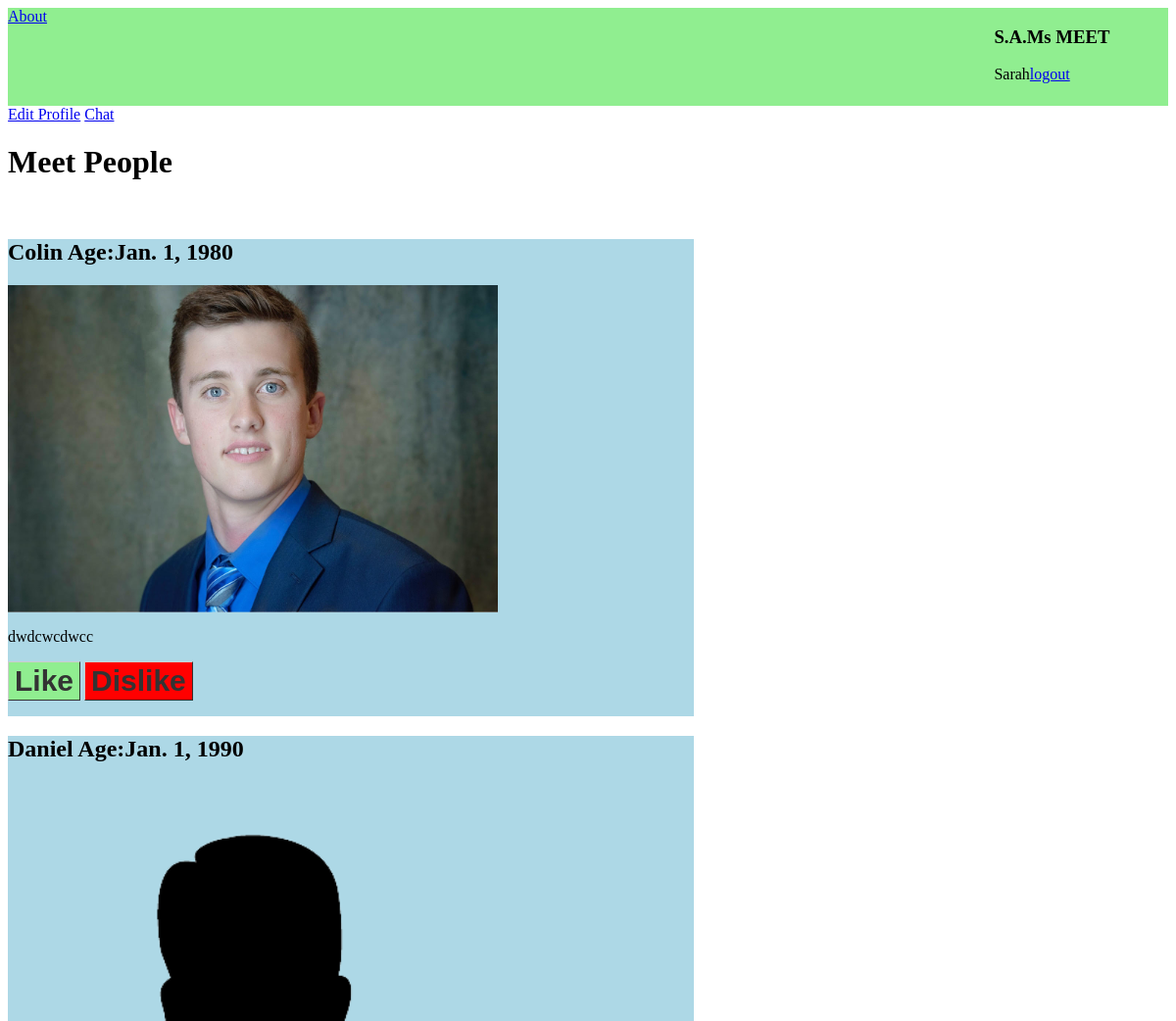
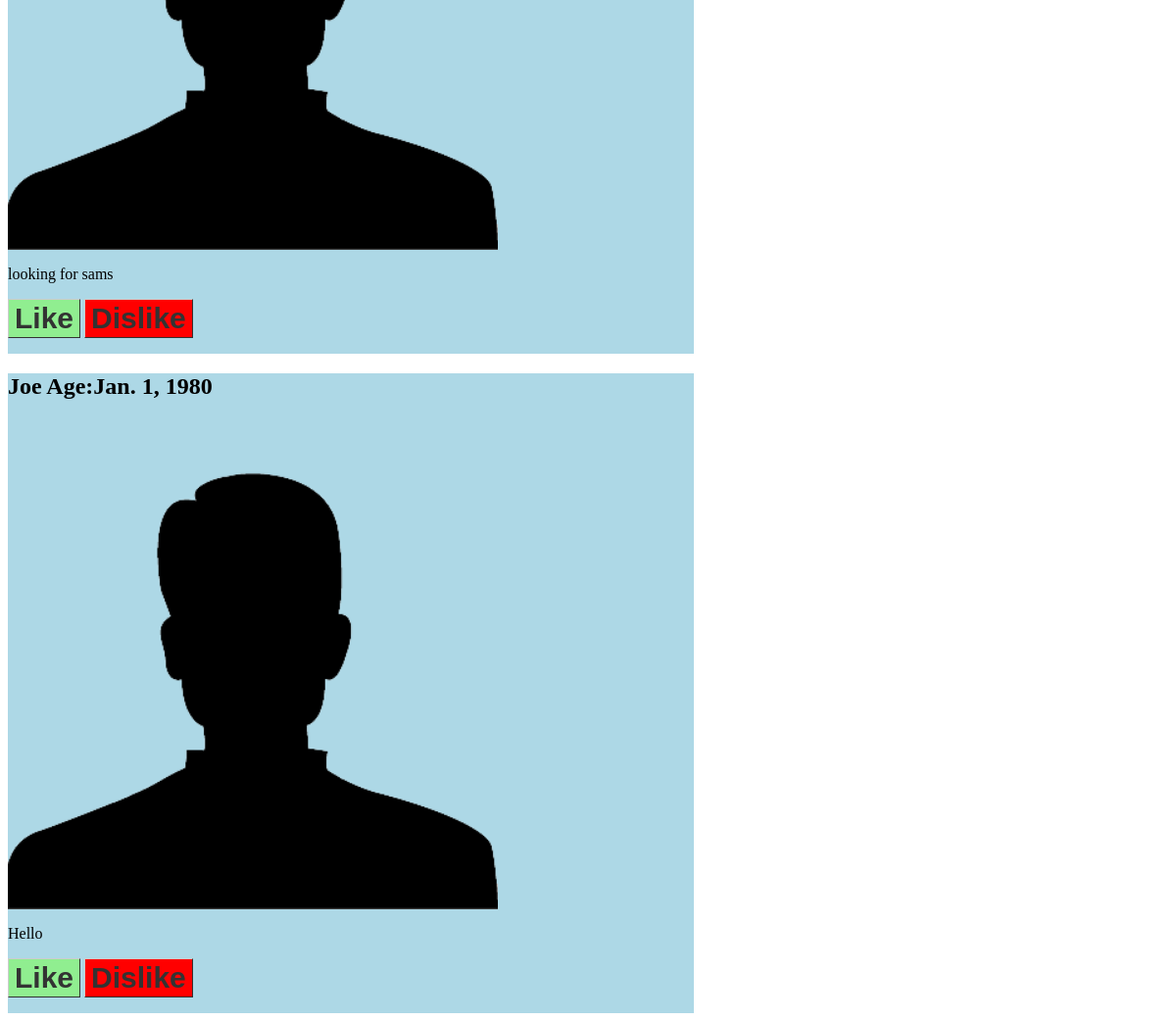
The page /meet/ (signed in) on the database its author committed (2 pictures, top to bottom).
### pages/models.py (models this page shows)
class Profile(models.Model):
    user = models.OneToOneField(User, on_delete=models.CASCADE)
    gender = models.IntegerField(choices=SEX, default=1)
    birthdate = models.DateField()
    bio = models.CharField(max_length=100)
    userImg = models.ImageField(default="default.png",null=True, blank=True)

### pages/views.py (the view, shortened to what this page needs)
# urls.py: path('meet/', MeetPageView.as_view(), name='meet'),
class MeetPageView(LoginRequiredMixin, TemplateView):
    template_name = 'meet.html'
    def get(self, request):
        userInfo = Profile.objects.all()
        current_user = request.user
        profile = Profile.objects.get(user_id=current_user.id)
        lover, created = Lover.objects.get_or_create(current_user = current_user)
        if not created:
            loverInfo = lover.users.all()
            user_ids = [x.id for x in loverInfo]
        else:
            loverInfo = None
            user_ids = None
        hater, created = Hater.objects.get_or_create(current_user = current_user)
        if not created:
            haterInfo = hater.users.all()
            hater_ids = [x.id for x in haterInfo]
        else:
            haterInfo = None
            hater_ids = None
        redirect('meet')
        args = {'userInfo':userInfo, 'currgen':profile.gender, 'loverInfo':loverInfo,'user_ids':user_ids, 'haterInfo':haterInfo, 'hater_ids':hater_ids}
        return render(request, self.template_name, args)

### templates/meet.html (shortened to what this page needs)
{% extends 'base.html' %}
{% block content %}
<head>
	{% load static %}
	<link rel="stylesheet" type="text/css" href="{% static 'pages/meet.css' %}">
</head>
<a href="{% url 'home' %}">Edit Profile</a>
<a href="{% url 'chat' %}">Chat</a>
<h1>Meet People</h1>
{% for user in userInfo %}
	{% if currgen != user.gender and user.user.id not in user_ids and user.user.id not in hater_ids %}
		<div class="profile">
			<h2>{{ user.user }} Age:{{ user.birthdate }}</h2>
			<img class="profile-pic" src="{{ user.userImg.url }}">
			<p>{{ user.bio}}</p>
			<form class ='react' method = 'POST'>{% csrf_token %}<button id='like' name='like' type='submit' value={{user.user.id}}>Like</button></form>
			<form class ='react' method = 'POST'>{% csrf_token %}<button id='dislike' name='dislike' type='submit' value={{user.user.id}}>Dislike</button></form>
		</div>
	{% endif %}
{% endfor %}
{% endblock content %}

### templates/base.html (shortened to what this page needs)
<head>
	{% load static %}
	<link rel="stylesheet" type="text/css" href="{% static 'pages/base.css' %}">
</head>
<header>
	<div id="left" class="heading">
		<a href="{% url 'about' %}">About</a>
	</div>
	<div id="right" class="heading">
		<h3>S.A.Ms MEET</h3>
		{% if user.is_authenticated %}
  			<p>{{request.user.username}}<a href="{% url 'logout' %}">logout</a></p>
		{% else %}
			<p>Not logged in</p>
		{% endif %}
	</div>
</header>
{% block content %}
{% endblock %}

### pages/static/pages/base.css (style rules this page uses)
#left { float:left; width:85%; height:100px; }
#right { float:right; width:15%; height:100px; }
.heading { background: lightgreen; }

### pages/static/pages/meet.css (style rules this page uses)
button { font: bold 30px Arial; color: #333333; padding: 2px 6px 2px 6px; border-top: 1px solid #CCCCCC; border-right: 1px solid #333333; border-bottom: 1px solid #333333; border-left: 1px solid #CCCCCC; }
img { length: 500px; width: 500px; }
.react { display: inline-block; }
.profile { background-color: lightblue; width: 700px; }
#like { background-color: lightgreen; }
#dislike { background-color: red; }

### rows shown on the page
Profile: user "Colin", birthdate "Jan. 1, 1980", userImg (picture), bio "dwdcwcdwcc"
Profile: user "Daniel", birthdate "Jan. 1, 1990", userImg (placeholder picture), bio "looking for sams"
Profile: user "Joe", birthdate "Jan. 1, 1980", userImg (placeholder picture), bio "Hello"

### other values the page prints
{{ request.user.username }} "Sarah"
